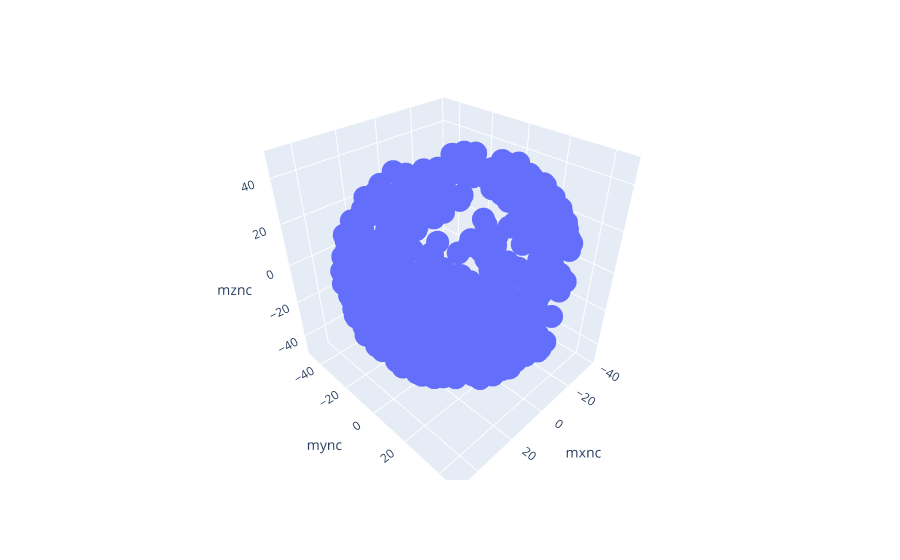

This figure's notebook cell:
### Code cell
import plotly.express as px
fig = px.scatter_3d(df, x='mxnc', y='mync', z='mznc')
fig.show()

### Figure 1 — Plotly figure (JSON) as saved in the notebook; plotly's stock layout.template omitted (floating-point values rounded to 4 significant figures; data arrays with more than 128 entries replaced by an {"elided": "..."} marker saying what was removed)
{"data": [{"hovertemplate": "mxnc=%{x}<br>mync=%{y}<br>mznc=%{z}<extra></extra>", "legendgroup": "", "marker": {"color": "#636efa", "symbol": "circle"}, "mode": "markers", "name": "", "scene": "scene", "showlegend": false, "type": "scatter3d", "x": {"elided": "3616 float values"}, "y": {"elided": "3616 float values"}, "z": {"elided": "3616 float values"}}], "layout": {"legend": {"tracegroupgap": 0}, "margin": {"t": 60}, "scene": {"domain": {"x": [0, 1], "y": [0, 1]}, "xaxis": {"title": {"text": "mxnc"}}, "yaxis": {"title": {"text": "mync"}}, "zaxis": {"title": {"text": "mznc"}}}}}
